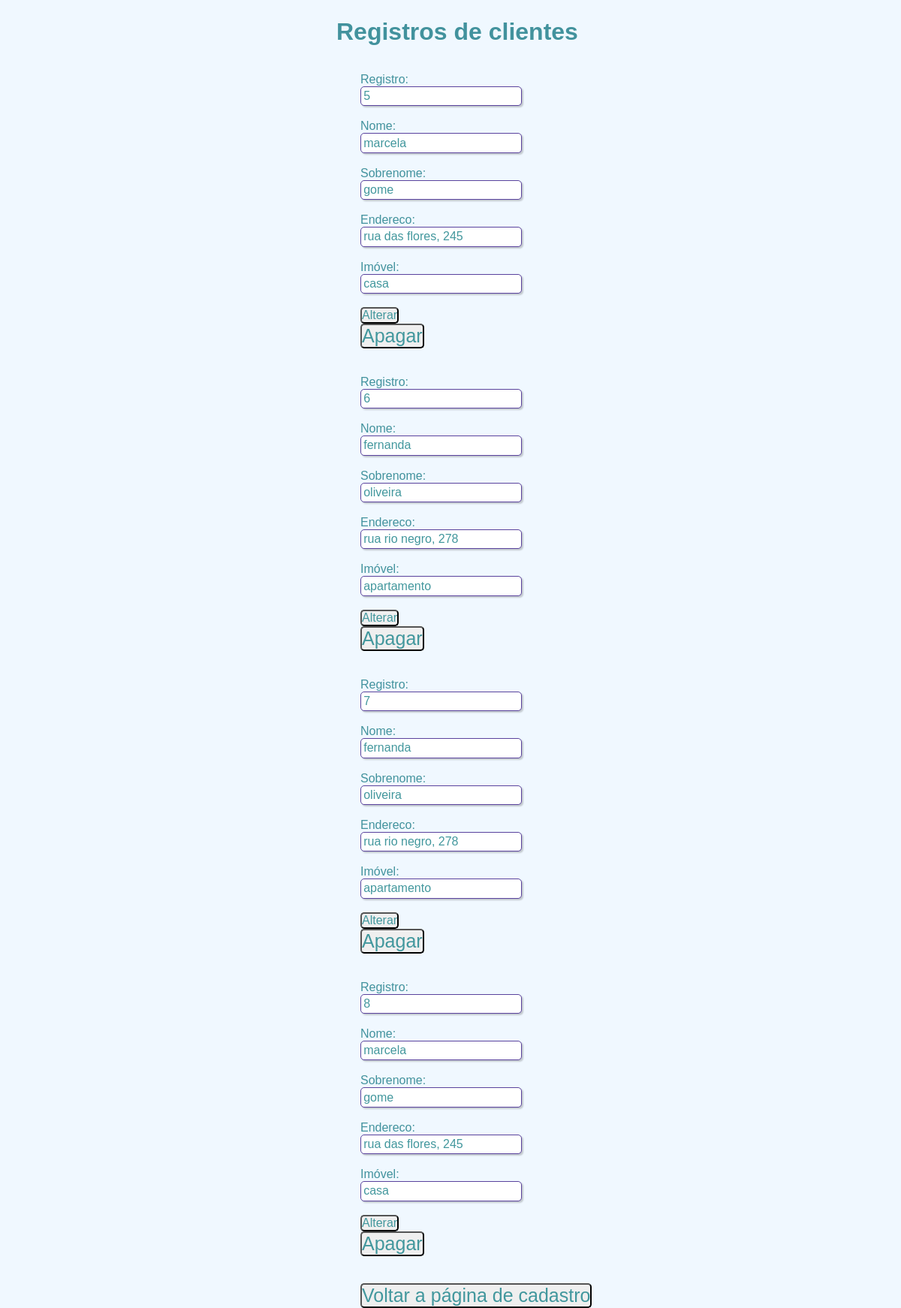
The app's page /cliente/clienteBuscar.php with its own data.
### tables this page shows
CREATE TABLE `cliente` (
  `cliente_id` int NOT NULL,
  `cliente_nome` varchar(30) NOT NULL,
  `sobrenome_cliente` varchar(30) NOT NULL,
  `endereco_cliente` varchar(30) NOT NULL,
  `imovel_cliente` varchar(30) NOT NULL
);

### cliente/clienteBuscar.php (the view, shortened to what this page needs)
<!DOCTYPE html>
<html lang="en">
<head>
  <link rel="stylesheet" type="text/css" href="../css/formulario.css" media="screen">
  <?php
  include_once '../conexao.php';
  ?>
</head>
<body>
<h1>Registros de clientes </h1></br>
  <?php
  $nomebuscar = $_POST['nomebusca'];
  $consulta = "SELECT * FROM cliente where cliente_nome LIKE '%$nomebuscar%' ";
  $executar = mysqli_query($conn, $consulta);
  while ($linha = mysqli_fetch_array($executar))
  {
  ?>
<div class="campo">
      <br />
      <form action="editarcliente.php" method="POST">
        Registro: <input type="text" name="editarID" value="<?php echo $linha['cliente_id'] ?> "></br>
        Nome: <input type="text" name="editarNome" value="<?php echo $linha['cliente_nome'] ?> "></br>
        Sobrenome: <input type="text" name="editarSobre" value="<?php echo $linha['sobrenome_cliente'] ?> "></br>
        Endereco: <input type="text" name="editarEndereco" value="<?php echo $linha['endereco_cliente'] ?> "></br>
        Imóvel: <input type="text" name="editarImovel" value="<?php echo $linha['imovel_cliente'] ?> "></br>
        <button type="submit">Alterar</button>
      </form>
      <button>
        <a href="clienteExcluir.php?cliente_id=<?php echo $linha['cliente_id']; ?>">Apagar </a>
      </button><br/><br/>
    </div>
  <?php
  }
  ?>
  <br/> <button><a href='../cadastroCliente.php'>Voltar a página de cadastro</a> </button>
</body>
</html>

### css/formulario.css (style rules this page uses)
* { margin: 0; padding: 0; }
body { background-color: #F0F8FF; font-family: sans-serif; font-size: 1em; color: #42929d; margin-left: 40%; margin-top: 2%; justify-content: center; }
h1 { margin-left: -01em; }
input, select, textarea, button { font-family: sans-serif; font-size: 1em; color: #42979d; border-radius: 5px; }
.campo input[type="text"], .campo input[type="email"], .campo select, .campo textarea { padding: 0.2em; border: 1px solid #59429d; box-shadow: 2px 2px 2px rgba(0,0,0,0.2); display: block; }
a:link, a:visited { text-decoration: none; color: #42979d; font-size: 25px; }

### records on screen
cliente: editarID "5", editarNome "marcela", editarSobre "gome", editarEndereco "rua das flores, 245", editarImovel "casa"
cliente: editarID "6", editarNome "fernanda", editarSobre "oliveira", editarEndereco "rua rio negro, 278", editarImovel "apartamento"
cliente: editarID "7", editarNome "fernanda", editarSobre "oliveira", editarEndereco "rua rio negro, 278", editarImovel "apartamento"
cliente: editarID "8", editarNome "marcela", editarSobre "gome", editarEndereco "rua das flores, 245", editarImovel "casa"
